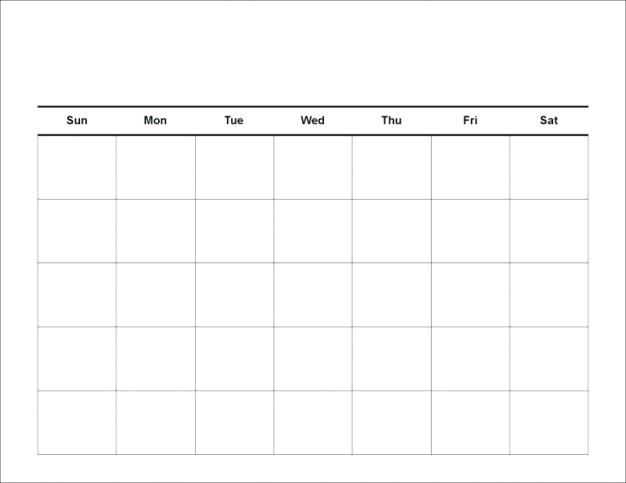
#> input picture data/calendar.jpg, 626 x 483 px, found by its file name
$ jupyter execute HoughTransform.ipynb   (shell and % lines are left out)
#> lines starting #> are read from the running program, lines starting #| are printed output that depends on the picture; after the words box and inside, x2 and y2 are one past the last pixel; in counts of white or black regions, pixels touching at a corner belong together
[cell 1]
from google.colab import drive
drive.mount('/content/drive')

[cell 2]
%cd /content/drive/My Drive/Colab Notebooks

[cell 3]
import matplotlib.image as mpimg
import matplotlib.pyplot as plt
import numpy as np
import cv2
from google.colab.patches import cv2_imshow #cv2.imshow

[cell 4]
image = cv2.imread('images2/calendar.jpg')
#> image is the input picture: shape (483, 626, 3); mean B, G, R 251.1, 251.1, 251

[cell 5]
cv2_imshow(image)
cv2.waitKey(0)
cv2.destroyAllWindows

[cell 6]
image_g = cv2.cvtColor(image, cv2.COLOR_BGR2GRAY)
image_canny = cv2.Canny(image_g, 50,200, apertureSize=3)
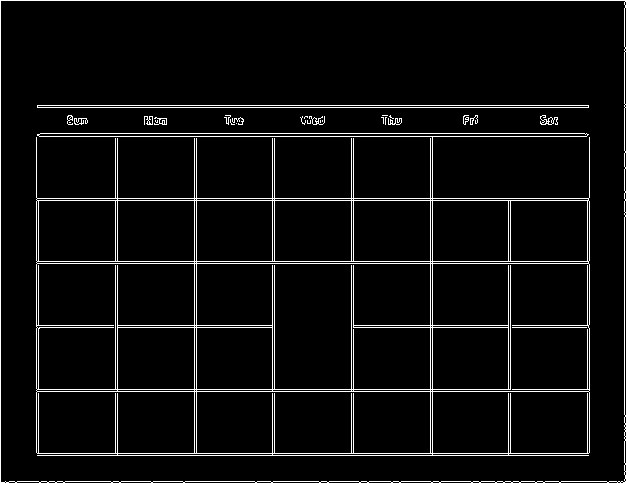
#> image_canny: shape (483, 626); 5% white in thin lines or dots
image_canny

[cell 7]
cv2_imshow(image_canny)
cv2.waitKey(0)
cv2.destroyAllWindows

[cell 8]
#Applying Hough transform
lines = cv2.HoughLines(image_canny, 1, np.pi/180, 250)
#> lines = 34 rows, first 8: [0, 1.57], [481, 1.57], [105, 1.57], [107, 1.57], [198, 1.57], [200, 1.57], [261, 1.57], [263, 1.57]
if lines is not None:
        for i in range(0, len(lines)):
            rho = lines[i][0][0]
            theta = lines[i][0][1]

            x0 = rho * np.cos(theta)
            y0 = rho * np.sin(theta)

            a = np.cos(theta)
            b = np.sin(theta)

            x1 = int(x0 + 1000 * (-b))
            y1 = int(y0 + 1000 * (a))
            x2 = int(x0 - 1000 * (-b))
            y2 = int(y0 - 1000 * (a))
            cv2.line(image, (x1, y1), (x2, y2), (255, 0, 0), 2)
#> this loop made 34 passes
#> (rho, theta, x0, y0, a, b, x1, y1) on passes 1 to 12: (0, 1.57, 0, 0, -4.37e-08, 1, -1000, 0), (481, 1.57, -2.1e-05, 481, -4.37e-08, 1, -1000, 480), (105, 1.57, -4.59e-06, 105, -4.37e-08, 1, -1000, 104), (107, 1.57, -4.68e-06, 107, -4.37e-08, 1, -1000, 106), (198, 1.57, -8.65e-06, 198, -4.37e-08, 1, -1000, 197), (200, 1.57, -8.74e-06, 200, -4.37e-08, 1, -1000, 199), (261, 1.57, -1.14e-05, 261, -4.37e-08, 1, -1000, 260), (263, 1.57, -1.15e-05, 263, -4.37e-08, 1, -1000, 262), (389, 1.57, -1.7e-05, 389, -4.37e-08, 1, -1000, 388), (391, 1.57, -1.71e-05, 391, -4.37e-08, 1, -1000, 390), (453, 1.57, -1.98e-05, 453, -4.37e-08, 1, -1000, 452), (455, 1.57, -1.99e-05, 455, -4.37e-08, 1, -1000, 454)
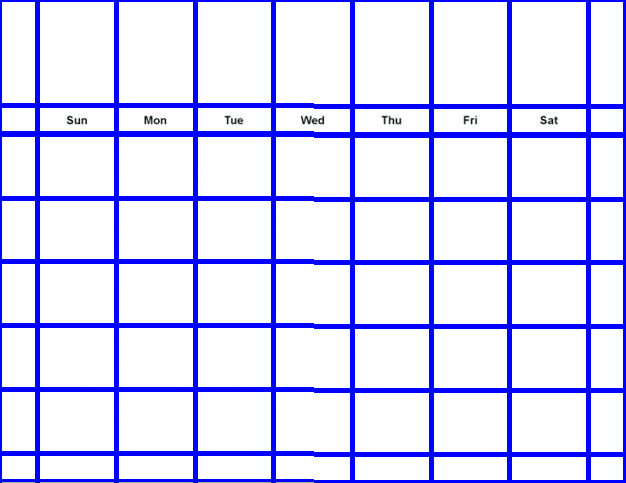
#> image: shape (483, 626, 3); 15.07% of pixels changed, all inside (x1, y1, x2, y2) = (0, 0, 626, 483)
